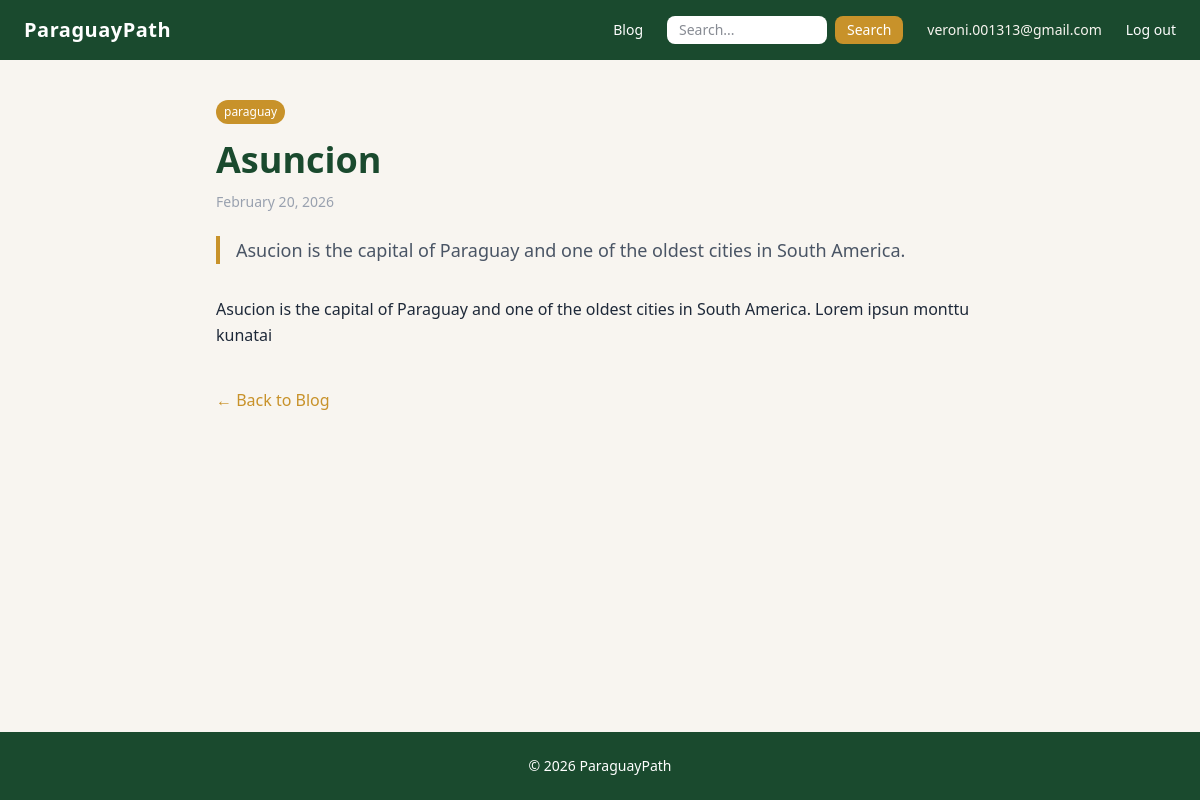
Page /blog/asuncion/ (signed in) on the committed database.
### blog/models.py (models this page shows, shortened)
class Category(models.Model):
    name = models.CharField(max_length=100)
    slug = models.SlugField(unique=True)
    class Meta:
        verbose_name_plural = "Categories" # fix plural name in admin

class Article(models.Model):
    title = models.CharField(max_length=200)
    slug = models.SlugField(unique=True)    # unique slug (human-readable) for URL
    perex = models.TextField() # short summary of the article, shown on the homepage and category pages
    content = models.TextField()
    image = models.ImageField(upload_to='articles/', blank=True, null=True)
    published = models.DateTimeField(blank=True, null=True) # when the article was published, can be null if not published yet
    created = models.DateTimeField(auto_now_add=True)
    is_published = models.BooleanField(default=False) # if true, article is visible on the site, otherwise it's a draft
    categories = models.ManyToManyField(Category, related_name='articles') # an article can belong to multiple categories, and a category can have multiple articles
    fb_discussion_url = models.URLField(blank=True, null=True) # optional URL to Facebook discussion for the article
    class Meta:
        ordering = ['-published'] #newest article first

### blog/views.py (the view)
# urls.py: path('<slug:slug>/', views.article_detail, name='article_detail'),
def article_detail(request, slug):
    article = get_object_or_404(Article, slug=slug, is_published=True)
    return render(request, 'blog/article_detail.html', {'article': article})

### blog/templates/blog/article_detail.html (shortened to what this page needs)
{% extends 'blog/base.html' %}
{% block content %}
<article class="max-w-3xl mx-auto">
    <div class="flex gap-2 mb-4">
        {% for category in article.categories.all %}
        <a href="{% url 'blog:category_detail' category.slug %}"
           class="text-xs bg-gold text-white px-2 py-1 rounded-full hover:opacity-80 transition-opacity">
            {{ category.name }}
        </a>
        {% endfor %}
    </div>
    <h1 class="text-4xl font-bold text-forest mb-3">{{ article.title }}</h1>
    <p class="text-gray-400 text-sm mb-6">{{ article.published|date:"F j, Y" }}</p>
    <p class="text-lg text-gray-600 font-medium border-l-4 border-gold pl-4 mb-8">
        {{ article.perex }}
    </p>
    <div class="prose prose-lg text-gray-800 leading-relaxed">
        {{ article.content|linebreaks }}
    </div>
    <div class="mt-10">
        <a href="{% url 'blog:article_list' %}" class="text-gold hover:underline">
            ← Back to Blog
        </a>
    </div>
</article>
{% endblock %}

### blog/templates/blog/base.html (shortened to what this page needs)
{% load static %}
<!DOCTYPE html>
<html lang="en">
<head>
    <link href="{% static 'css/output.css' %}" rel="stylesheet">
</head>
<body class="bg-cream text-gray-900 min-h-screen flex flex-col">
    <nav class="bg-forest text-white px-6 py-4 flex items-center justify-between">
        <a href="{% url 'blog:article_list' %}" class="text-xl font-bold tracking-wide">
            ParaguayPath
        </a>
        <div class="flex items-center gap-6 text-sm">
            <a href="{% url 'blog:article_list' %}" class="hover:text-gold transition-colors">Blog</a>
            <form method="GET" action="{% url 'blog:search' %}" class="flex gap-2">
                <input type="text" name="q" placeholder="Search..."
                       class="bg-white text-gray-900 rounded-lg px-3 py-1 text-sm focus:outline-none w-40">
                <button type="submit"
                        class="bg-gold text-white px-3 py-1 rounded-lg hover:opacity-80 transition-opacity">
                    Search
                </button>
            </form>
            {% if user.is_authenticated %}
            <span class="text-cream text-sm">{{ user.email }}</span>
            <a href="{% url 'account_logout' %}"
            class="hover:text-gold transition-colors">Log out</a>
            {% endif %}
        </div>
    </nav>
    <main class="flex-1 max-w-5xl mx-auto w-full px-6 py-10">
        {% block content %}
        {% endblock %}
    </main>
    <footer class="bg-forest text-white text-center py-6 text-sm">
        <p>&copy; 2026 ParaguayPath</p>
    </footer>
</body>
</html>

### rows in the picture
Category: name "paraguay"
Article: title "Asuncion", published "February 20, 2026", perex "Asucion is the capital of Paraguay and one of the oldest cities in South America.", content "Asucion is the capital of Paraguay and one of the oldest cities in South America. Lorem ipsun monttu kunatai"

### other values in the picture
{{ user.email }} "veroni.001313@gmail.com"
